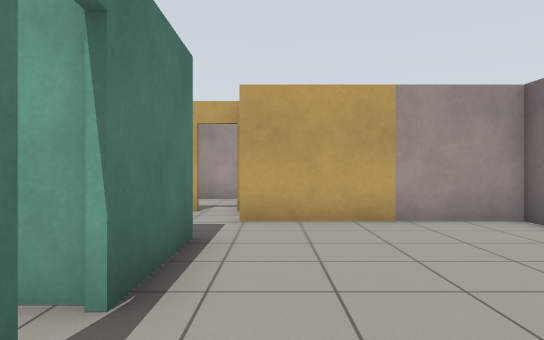
view 1 (above)

18 first-person views from a walk through a Gazebo world. The camera is 0.94 m above the floor, looks level and sees 70° across. The floor is counted in squares, 1 m on a side. Each view is taken from the middle of a square. On the plan, view 1 faces up. The plan holds only what a view shows up to about 13 squares ahead; the rest is blank.

view 2
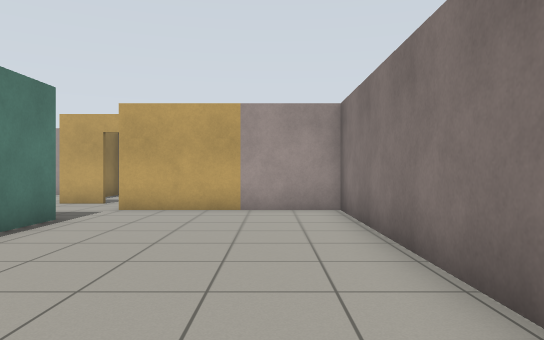

view 3
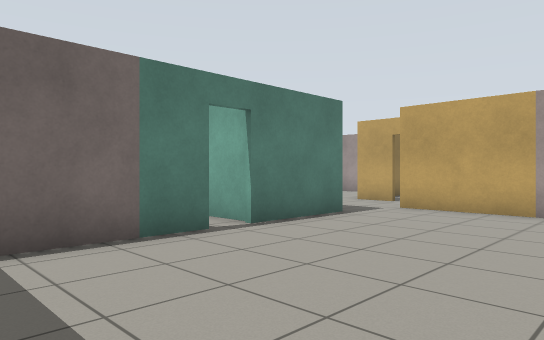

view 4
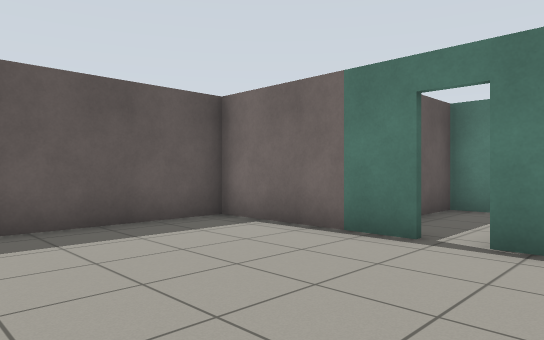

view 5
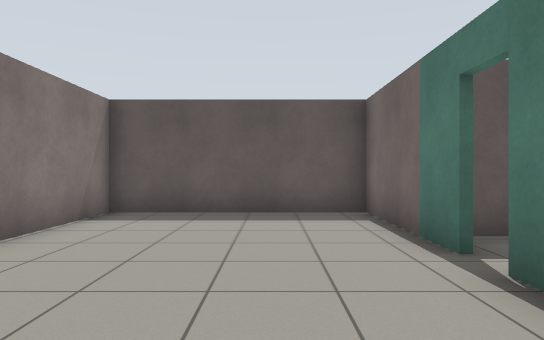

view 6
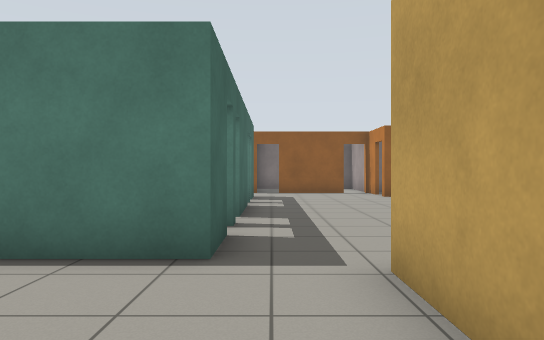

view 7
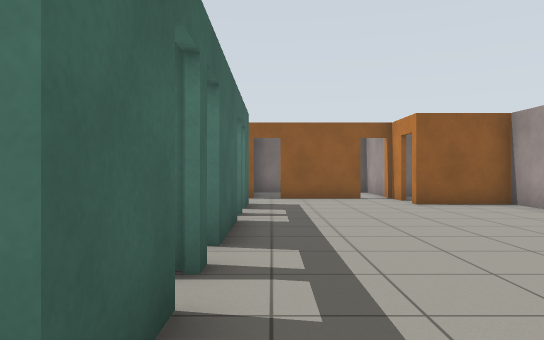

view 8
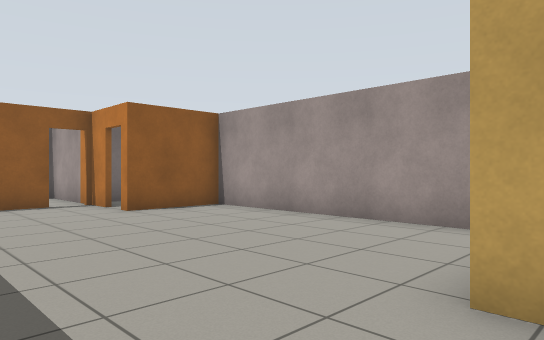

view 9
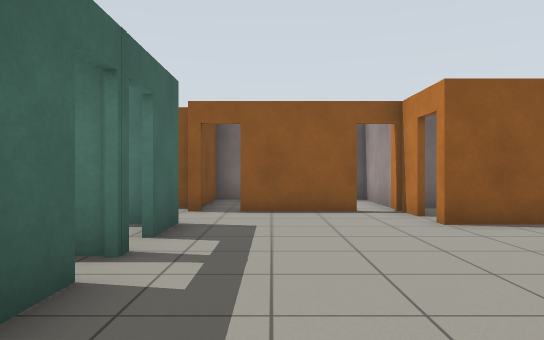

view 10
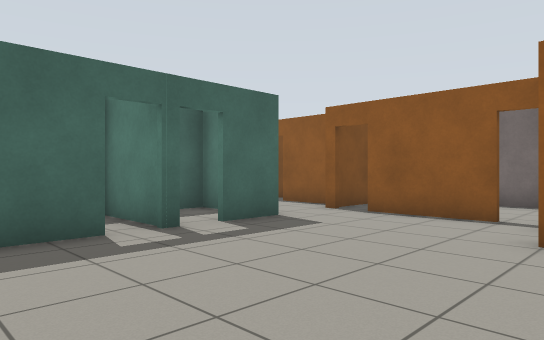

view 11
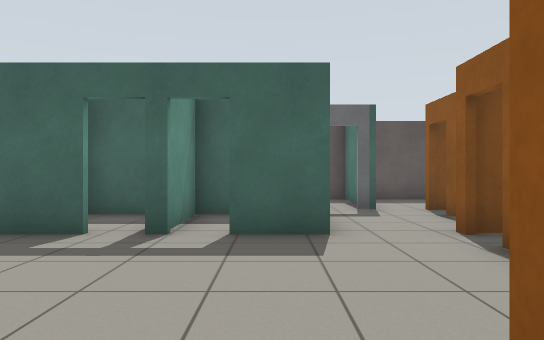

view 12
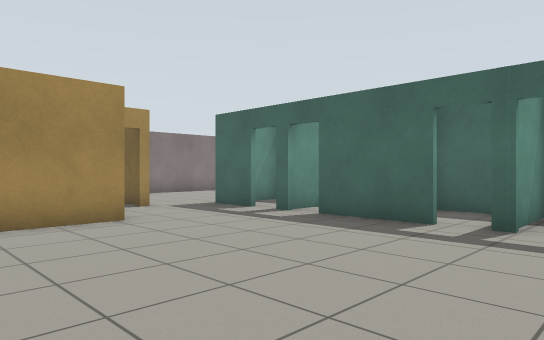

view 13
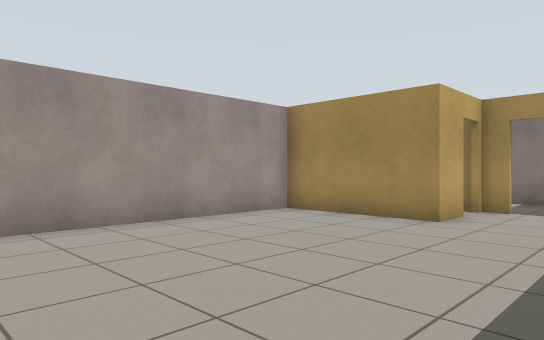

view 14
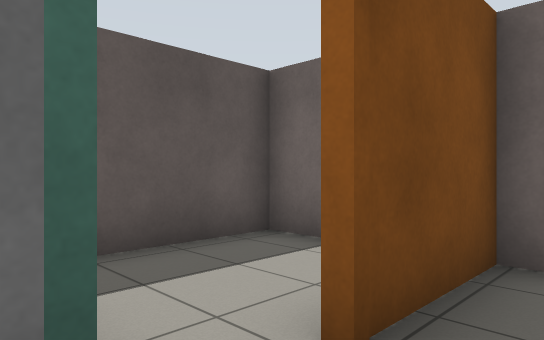

view 15
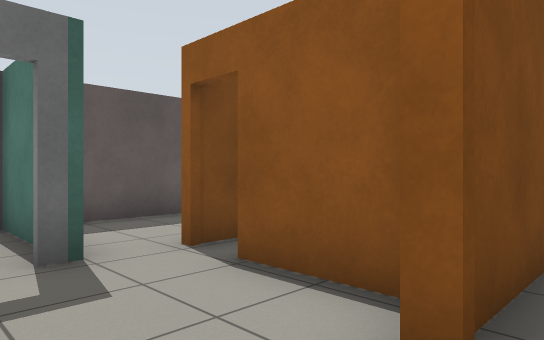

view 16
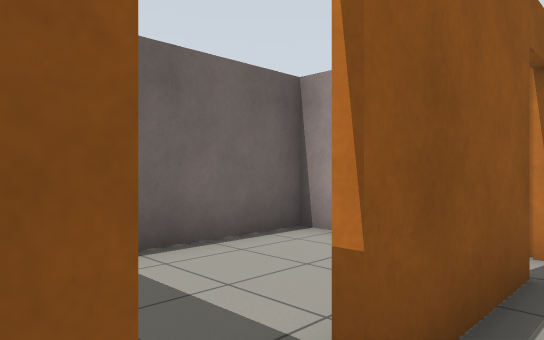

view 17
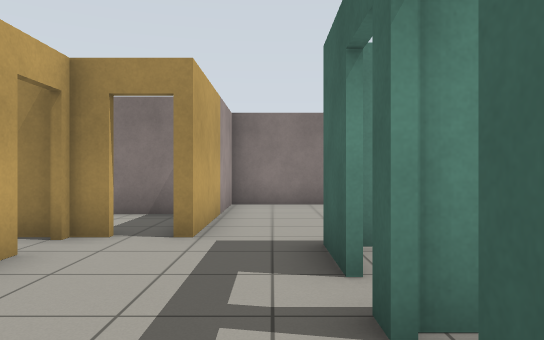

view 18
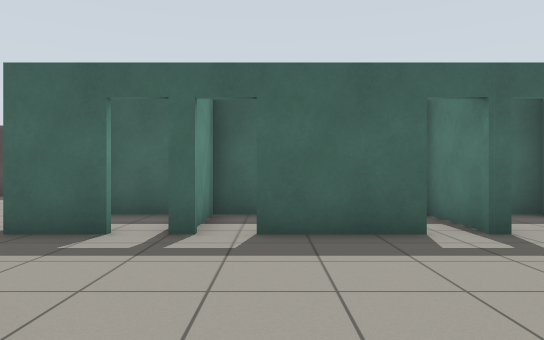

### Floor plan
Ten units are one square. View 1 is at (0, 0); x grows to the right and y downward. Boxes are objects, and circles mark ways between rooms. Rooms are numbered by the first view taken in them; rooms with no view inside come last. Other rooms are left out.
<svg viewBox="-168 -131 219 162">
<path fill="none" stroke="#000" d="M-11 -18 -11 26 46 26 46 -71 -6 -71M-11 -54 -11 -27M-74 -54 -47 -54M-109 -54 -94 -54M-16 -88 -29 -88 -29 -126 -106 -126 -106 -99M-26 -54 -11 -54M-128 -90 -128 -63M-6 -82 -6 -89M-128 -54 -128 -50M-125 -17 -120 -17M-137 -50 -137 -28M-152 -54 -128 -54M-119 -100 -163 -100 -163 -53M-24 -5 -17 -5M-11 -27 -26 -27M-54 -14 -54 -5 -39 -5M23 -80 23 -94M-29 -28 -16 -28M-12 -30 -12 -50M-106 -49 -106 -28 -84 -28 -84 -54M-47 -28 -38 -28 -38 -54M-75 -28 -61 -28M-82 -54 -82 -29"/>
<circle cx="0" cy="-60" r="3" fill="#2a7"/>
<circle cx="-10" cy="-20" r="3" fill="#2a7"/>
<circle cx="-120" cy="-50" r="3" fill="#2a7"/>
<circle cx="-122" cy="-98" r="3" fill="#2a7"/>
<circle cx="-130" cy="-60" r="3" fill="#2a7"/>
<circle cx="-7" cy="-83" r="3" fill="#2a7"/>
<circle cx="-40" cy="-50" r="3" fill="#2a7"/>
<circle cx="-80" cy="-50" r="3" fill="#2a7"/>
<text x="20" y="-20">1</text>
<text x="-70" y="-90">2</text>
<text x="-130" y="-30">3</text>
<text x="-150" y="-80">4</text>
<text x="-30" y="-20">5</text>
<text x="10" y="-90">6</text>
<text x="-30" y="-40">7</text>
<text x="-100" y="-40">8</text>
<text x="-50" y="-40">9</text>
<text x="-70" y="-40">10</text>
</svg>
Room 1 opens to room 2. Room 1 opens to room 5. Room 2 opens to room 3. Room 2 opens to room 4. Room 2 opens to room 6. Room 2 opens to room 7. Room 2 opens to room 10.

Where each view was taken, in squares from view 1:
view 1: 0 up, 0 right, facing up
view 2: 2 down, 3 right, facing up
view 3: 2 down, 4 right, facing up-left
view 4: 4 up, 4 right, facing down-left
view 5: 6 up, 1 right, facing down
view 6: 6 up, 3 right, facing left
view 7: 6 up, 0 right, facing left
view 8: 6 up, 2 left, facing up-left
view 9: 7 up, 4 left, facing left
view 10: 11 up, 5 left, facing down-left
view 11: 11 up, 10 left, facing down
view 12: 12 up, 10 left, facing down-right
view 13: 6 up, 10 left, facing up-right
view 14: 3 up, 12 left, facing down-left
view 15: 6 up, 11 left, facing down-left
view 16: 5 up, 12 left, facing up-left
view 17: 6 up, 6 left, facing right
view 18: 11 up, 5 left, facing down
